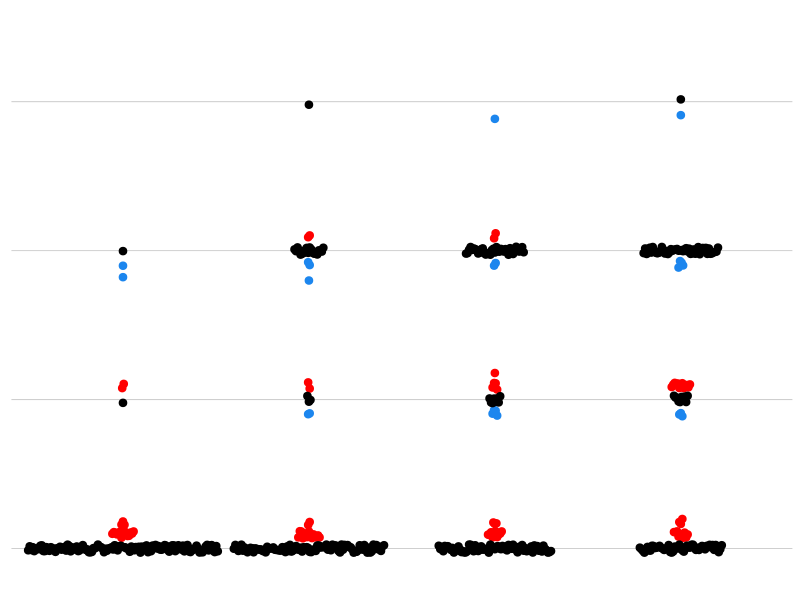
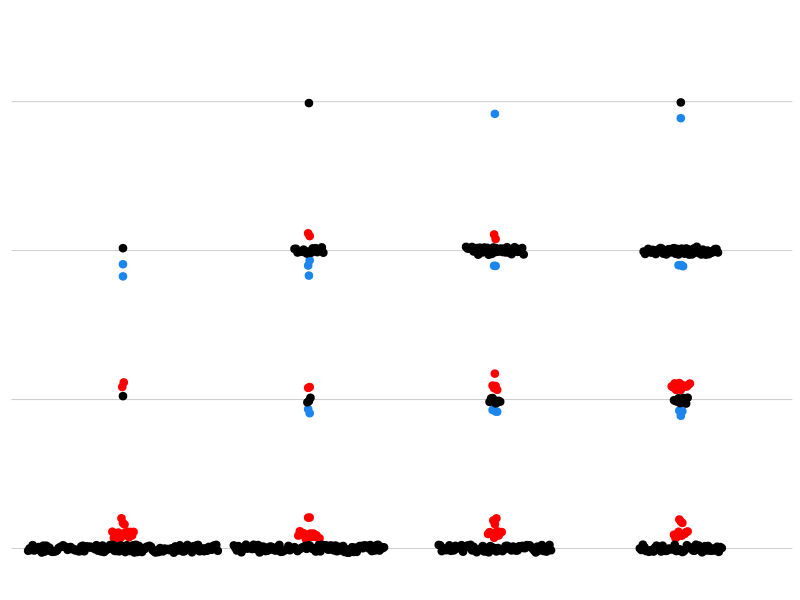

R code for these plots, in order:
#load libraries
library(ggplot2)

# set working directory
setwd("/path/to/files")

#load input files
VE821redo_UNC_FISH <- read.csv("231inhibitorVE821-1stsetredo-unc.csv", sep=",")
VE821redo_UNC_FISH$dose <- as.factor(VE821redo_UNC_FISH$dose)

#make dot plot of FISH data series   
ggplot(VE821redo_UNC_FISH, aes(dose, green_red, fill = count, color = count)) + 
geom_dotplot(binaxis = "y", 
	stackdir = "center", 
	stackratio = 0.2, 
	dotsize = 0.8, 
	method = "dotdensity", 
	binpositions = "bygroup", 
	binwidth = 0.07, 
	drop = TRUE, 
	position = position_jitter(width = 0, height = 0.03)) + 
scale_y_continuous(limits=c(2.1,6), breaks = seq(1.1, 9.9, by = 2.2)) + 
theme(legend.position="none") + 
scale_fill_manual(values=c("RED","dodgerblue2","BLACK")) + 
scale_color_manual(values=c("RED","dodgerblue2","BLACK")) + 
theme(axis.title.x=element_blank(), 
	axis.text.x=element_blank(),
	axis.ticks.x=element_blank(), 
	axis.title.y=element_blank(), 
	axis.text.y=element_blank(),
	axis.ticks.y=element_blank()) + 
theme(panel.background = element_rect(fill = "white"),
	panel.grid.major=element_line(size=0.25,linetype='solid',color="grey"),
	panel.grid.minor=element_line(size=0.25,linetype='solid',color="grey"), 
	panel.grid.major.x = element_blank())
    
#save the files
ggsave("S5D.tiff", device="tiff", width =3.53, height =2.61 , units ="in" , dpi=300)
  
